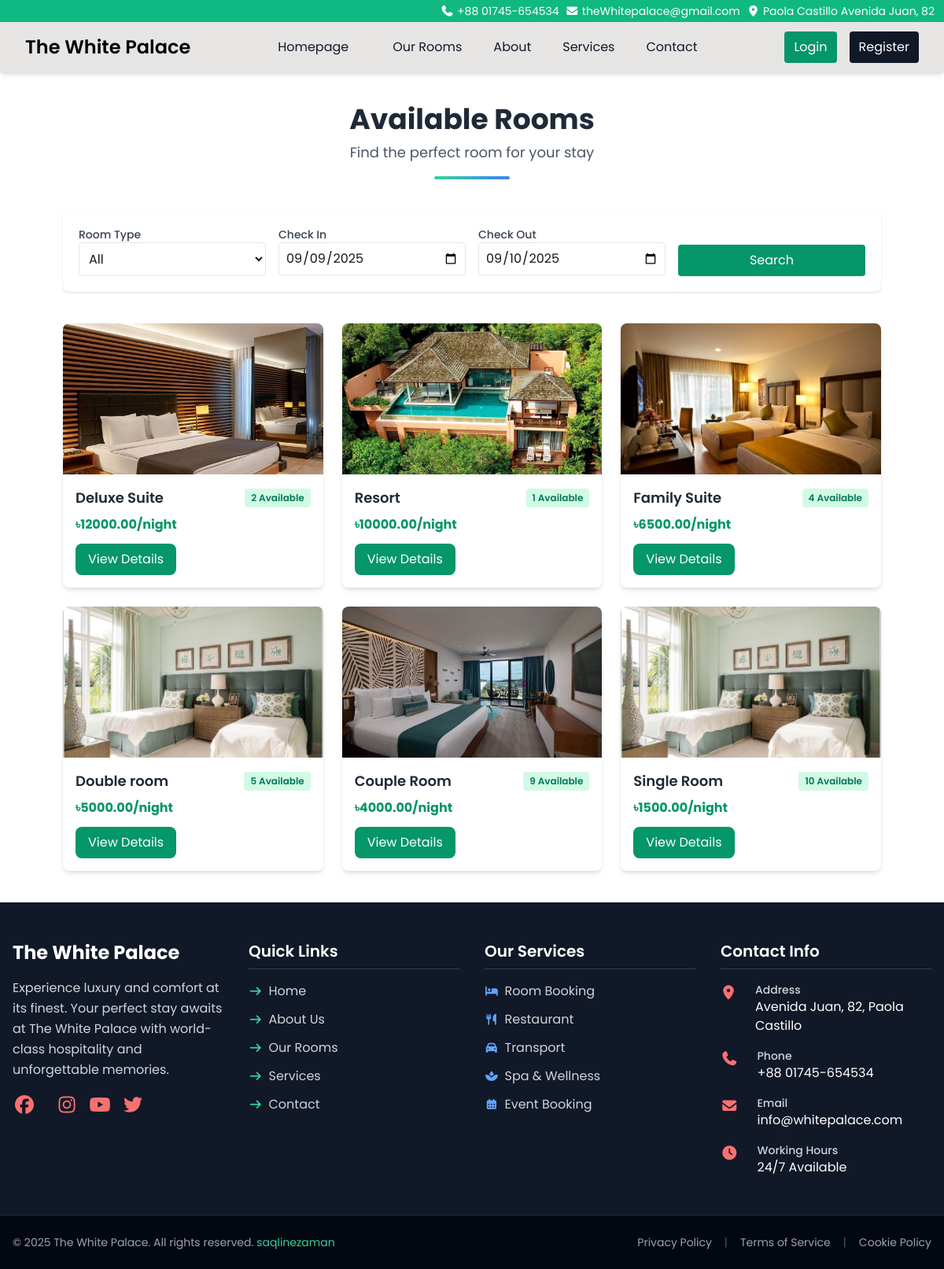
The page /Frontend/pages/rooms.php on the database its author committed.
### tables this page shows
CREATE TABLE `rooms` (
  `id` int(11) NOT NULL,
  `category_id` int(11) DEFAULT NULL,
  `name` varchar(100) DEFAULT NULL,
  `price` decimal(10,2) DEFAULT NULL,
  `capacity` varchar(50) DEFAULT NULL,
  `description` text DEFAULT NULL,
  `amenities` text DEFAULT NULL,
  `image_url` varchar(255) NOT NULL,
  `gallery_images` text DEFAULT NULL,
  `total_rooms` int(11) DEFAULT 1
);

### Frontend/pages/rooms.php (the view, shortened to what this page needs)
<?php
include '../includes/header.php';
$database = new Database();
$db_connection = $database->db_connection();
$checkIn = $_GET['check_in'] ?? date('Y-m-d');
$checkOut = $_GET['check_out'] ?? date('Y-m-d', strtotime($checkIn . ' +1 day'));
$errorMsg = '';
$query = "
    SELECT r.*, c.room_type as category_name,
    (
        r.total_rooms - (
            SELECT COUNT(*) FROM bookings b
            WHERE b.room_id = r.id
              AND b.status IN ('pending','approved')
              AND NOT (b.check_out <= ? OR b.check_in >= ?)
        )
    ) AS available_rooms
    FROM rooms r
    JOIN categories c ON r.category_id = c.id
    WHERE 1
";
$params = [$checkIn, $checkOut];
$query .= " ORDER BY r.id DESC";
$stmt = $db_connection->prepare($query);
$stmt->execute($params);
$rooms = $stmt->fetchAll(PDO::FETCH_ASSOC);
?>
<div class="text-center my-10">
    <h1 class="text-4xl font-bold text-gray-800 mb-2">Available Rooms</h1>
    <p class="text-lg text-gray-600">Find the perfect room for your stay</p>
    <div class="w-24 h-1 bg-gradient-to-r from-green-400 to-blue-500 mx-auto mt-4 rounded"></div>
</div>
<div class="mx-5 md:mx-20 mb-10 bg-white shadow p-5 rounded-lg">
    <form method="GET" class="grid grid-cols-1 md:grid-cols-4 gap-4" id="searchForm">
        <div>
            <label class="block text-sm font-medium text-gray-700">Room Type</label>
            <select name="room" class="w-full border rounded p-2">
                <option value="">All</option>
            </select>
        </div>
        <div>
            <label class="block text-sm font-medium text-gray-700">Check In</label>
            <input type="date" name="check_in" value="<?= htmlspecialchars($checkIn); ?>" class="w-full border rounded p-2">
        </div>
        <div>
            <label class="block text-sm font-medium text-gray-700">Check Out</label>
            <input type="date" name="check_out" value="<?= htmlspecialchars($checkOut); ?>" class="w-full border rounded p-2">
        </div>
        <div class="flex items-end">
            <button type="submit" class="w-full bg-green-600 text-white py-2 px-4 rounded hover:bg-green-700">
                Search
            </button>
        </div>
    </form>
</div>
<div class="grid grid-cols-1 md:grid-cols-2 lg:grid-cols-3 gap-6 mx-5 md:mx-20 mb-10">
    <?php if(count($rooms) > 0): ?>
        <?php foreach($rooms as $room): ?>
            <div class="bg-white rounded-lg shadow-md overflow-hidden">
                <img src="../../<?= $room['image_url']; ?>"
                     alt="<?= htmlspecialchars($room['name']); ?>"
                     class="w-full h-48 object-cover">
                <div class="p-4">
                    <h3 class="text-lg font-semibold text-gray-800 flex items-center justify-between">
                        <?= htmlspecialchars($room['name']); ?>
                        <?php if (!empty($checkIn) && !empty($checkOut) && !$errorMsg): ?>
                            <?php if ($room['available_rooms'] > 0): ?>
                                <span class="bg-green-100 text-green-700 text-xs px-2 py-1 rounded">
                                    <?= $room['available_rooms']; ?> Available
                                </span>
                            <?php else: ?>
                                <span class="bg-red-100 text-red-700 text-xs px-2 py-1 rounded">
                                    No room available
                                </span>
                            <?php endif; ?>
                        <?php else: ?>
                            <span class="bg-blue-100 text-blue-700 text-xs px-2 py-1 rounded">
                                <?= $room['available_rooms']; ?> Total
                            </span>
                        <?php endif; ?>
                    </h3>
                    <p class="text-green-600 font-bold mt-2">৳<?= $room['price']; ?>/night</p>
                    <a href="view_room.php?id=<?= $room['id'] ?>&check_in=<?= $checkIn; ?>&check_out=<?= $checkOut; ?>"
                       class="mt-3 inline-block bg-green-600 text-white px-4 py-2 rounded-lg hover:bg-green-700 transition">
                        View Details
                    </a>
                </div>
            </div>
        <?php endforeach; ?>
    <?php else: ?>
        <p class="text-center col-span-3 text-gray-600">No rooms found for your search.</p>
    <?php endif; ?>
</div>
<?php include '../includes/footer.php'; ?>

### Frontend/includes/header.php (shortened to what this page needs)
<!DOCTYPE html>
<html lang="en">
<head>
    <link href="https://cdn.jsdelivr.net/npm/tailwindcss@2.2.19/dist/tailwind.min.css" rel="stylesheet">
    <link href="https://cdnjs.cloudflare.com/ajax/libs/font-awesome/6.0.0/css/all.min.css" rel="stylesheet">
</head>
<body class="bg-white">
    <header class="shadow-md">
        <div
            class="bg-green-500 text-white py-1 px-3 text-sm flex flex-col md:flex-row md:justify-end md:items-center gap-2">
            <p><i class="fa-solid fa-phone"></i> +88 01745-654534</p>
            <p><i class="fa-solid fa-envelope"></i> theWhitepalace@gmail.com</p>
            <p><i class="fa-solid fa-location-dot"></i> Paola Castillo Avenida Juan, 82</p>
        </div>
        <nav class="bg-stone-200">
            <div class="max-w-7xl mx-auto px-4 sm:px-6 lg:px-8">
                <div class="flex justify-between items-center h-16">
                    <a class="text-2xl font-semibold text-black">The White Palace</a>
                    <div class="hidden md:flex space-x-4">
                        <a href="../index.php"
                            class="px-3 py-2 text-gray-900 hover:bg-green-600 hover:text-white rounded transition">Homepage</a>
                        <a href="pages/rooms.php"
                            class="px-3 py-2 text-gray-900 hover:bg-green-600 hover:text-white rounded transition">Our
                            Rooms</a>
                        <a href="#"
                            class="px-3 py-2 text-gray-900 hover:bg-green-600 hover:text-white rounded transition">About</a>
                        <a href="#"
                            class="px-3 py-2 text-gray-900 hover:bg-green-600 hover:text-white rounded transition">Services</a>
                        <a href="#"
                            class="px-3 py-2 text-gray-900 hover:bg-green-600 hover:text-white rounded transition">Contact</a>
                    </div>
                    <div class="flex space-x-4 justify-center items-center md:flex">
                        <button class="px-3 py-2  bg-green-600 text-white rounded transition">Login</button>
                        <button class="px-3 py-2  bg-gray-900 text-white rounded transition">Register</button>
                    </div>
                </div>
            </div>
        </nav>
    </header>
</body>
</html>

### Frontend/includes/footer.php (shortened to what this page needs)
<footer class="bg-gray-900 text-white">
    <div class="max-w-7xl mx-auto px-4 py-12">
        <div class="grid grid-cols-1 md:grid-cols-2 lg:grid-cols-4 gap-8">
            <div class="space-y-4">
                <h2 class="text-2xl font-bold text-white mb-4">The White Palace</h2>
                <p class="text-gray-300 leading-relaxed">
                    Experience luxury and comfort at its finest. Your perfect stay awaits at The White Palace with world-class hospitality and unforgettable memories.
                </p>
                <div class="flex space-x-3">
                    <a href="#" class="text-2xl text-red-400 hover:text-red-300 transition-colors duration-300">
                        <i class="fa-brands fa-facebook"></i>
                    </a>
                    <a href="#" class="text-2xl text-red-400 hover:text-red-300 transition-colors duration-300">
                        <i class="fa-brands fa-instagram"></i>
                    </a>
                    <a href="#" class="text-2xl text-red-400 hover:text-red-300 transition-colors duration-300">
                        <i class="fa-brands fa-youtube"></i>
                    </a>
                    <a href="#" class="text-2xl text-red-400 hover:text-red-300 transition-colors duration-300">
                        <i class="fa-brands fa-twitter"></i>
                    </a>
                </div>
            </div>
            <div class="space-y-4">
                <h3 class="text-xl font-semibold text-white mb-4 border-b border-gray-700 pb-2">Quick Links</h3>
                <ul class="space-y-3">
                    <li>
                        <a href="#" class="text-gray-300 hover:text-white hover:pl-2 transition-all duration-300 flex items-center">
                            <i class="fa-solid fa-arrow-right text-sm mr-2 text-green-400"></i>
                            Home
                        </a>
                    </li>
                    <li>
                        <a href="#" class="text-gray-300 hover:text-white hover:pl-2 transition-all duration-300 flex items-center">
                            <i class="fa-solid fa-arrow-right text-sm mr-2 text-green-400"></i>
                            About Us
                        </a>
                    </li>
                    <li>
                        <a href="#" class="text-gray-300 hover:text-white hover:pl-2 transition-all duration-300 flex items-center">
                            <i class="fa-solid fa-arrow-right text-sm mr-2 text-green-400"></i>
                            Our Rooms
                        </a>
                    </li>
                    <li>
                        <a href="#" class="text-gray-300 hover:text-white hover:pl-2 transition-all duration-300 flex items-center">
                            <i class="fa-solid fa-arrow-right text-sm mr-2 text-green-400"></i>
                            Services
                        </a>
                    </li>
                    <li>
                        <a href="#" class="text-gray-300 hover:text-white hover:pl-2 transition-all duration-300 flex items-center">
                            <i class="fa-solid fa-arrow-right text-sm mr-2 text-green-400"></i>
                            Contact
                        </a>
                    </li>
                </ul>
            </div>
            <div class="space-y-4">
                <h3 class="text-xl font-semibold text-white mb-4 border-b border-gray-700 pb-2">Our Services</h3>
                <ul class="space-y-3">
                    <li>
                        <a href="#" class="text-gray-300 hover:text-white hover:pl-2 transition-all duration-300 flex items-center">
                            <i class="fa-solid fa-bed text-sm mr-2 text-blue-400"></i>
                            Room Booking
                        </a>
                    </li>
                    <li>
                        <a href="#" class="text-gray-300 hover:text-white hover:pl-2 transition-all duration-300 flex items-center">
                            <i class="fa-solid fa-utensils text-sm mr-2 text-blue-400"></i>
                            Restaurant
                        </a>
                    </li>
                    <li>
                        <a href="#" class="text-gray-300 hover:text-white hover:pl-2 transition-all duration-300 flex items-center">
                            <i class="fa-solid fa-car text-sm mr-2 text-blue-400"></i>
                            Transport
                        </a>
                    </li>
                    <li>
                        <a href="#" class="text-gray-300 hover:text-white hover:pl-2 transition-all duration-300 flex items-center">
                            <i class="fa-solid fa-spa text-sm mr-2 text-blue-400"></i>
                            Spa & Wellness
                        </a>
                    </li>
                    <li>
                        <a href="#" class="text-gray-300 hover:text-white hover:pl-2 transition-all duration-300 flex items-center">
                            <i class="fa-solid fa-calendar-days text-sm mr-2 text-blue-400"></i>
                            Event Booking
                        </a>
                    </li>
                </ul>
            </div>
            <div class="space-y-4">
                <h3 class="text-xl font-semibold text-white mb-4 border-b border-gray-700 pb-2">Contact Info</h3>
                <div class="space-y-4">
                    <div class="flex items-start space-x-3">
                        <i class="fa-solid fa-location-dot text-red-400 text-lg mt-1"></i>
                        <div>
                            <p class="text-gray-300 text-sm font-medium">Address</p>
                            <p class="text-white">Avenida Juan, 82, Paola Castillo</p>
                        </div>
                    </div>
                    <div class="flex items-start space-x-3">
                        <i class="fa-solid fa-phone text-red-400 text-lg mt-1"></i>
                        <div>
                            <p class="text-gray-300 text-sm font-medium">Phone</p>
                            <p class="text-white">+88 01745-654534</p>
                        </div>
                    </div>
                    <div class="flex items-start space-x-3">
                        <i class="fa-solid fa-envelope text-red-400 text-lg mt-1"></i>
                        <div>
                            <p class="text-gray-300 text-sm font-medium">Email</p>
                            <p class="text-white">info@whitepalace.com</p>
                        </div>
                    </div>
                    <div class="flex items-start space-x-3">
                        <i class="fa-solid fa-clock text-red-400 text-lg mt-1"></i>
                        <div>
                            <p class="text-gray-300 text-sm font-medium">Working Hours</p>
                            <p class="text-white">24/7 Available</p>
                        </div>
                    </div>
                </div>
            </div>
        </div>
    </div>
    <div class="border-t border-gray-800 bg-gray-950">
        <div class="max-w-7xl mx-auto px-4 py-6">
            <div class="flex flex-col md:flex-row justify-between items-center space-y-4 md:space-y-0">
                <div class="text-center md:text-left">
                    <p class="text-gray-400 text-sm">
                        © 2025 The White Palace. All rights reserved.
                        <span class="text-green-400">saqlinezaman</span>
                    </p>
                </div>
                <div class="flex flex-wrap justify-center md:justify-end gap-4 text-sm">
                    <a href="#" class="text-gray-400 hover:text-white transition-colors duration-300">Privacy Policy</a>
                    <span class="text-gray-600">|</span>
                    <a href="#" class="text-gray-400 hover:text-white transition-colors duration-300">Terms of Service</a>
                    <span class="text-gray-600">|</span>
                    <a href="#" class="text-gray-400 hover:text-white transition-colors duration-300">Cookie Policy</a>
                </div>
            </div>
        </div>
    </div>
</footer>
 <link href="https://cdn.jsdelivr.net/npm/daisyui@5" rel="stylesheet" type="text/css" />
<script src="https://cdn.jsdelivr.net/npm/@tailwindcss/browser@4"></script>
<link rel="stylesheet" href="https://cdnjs.cloudflare.com/ajax/libs/font-awesome/7.0.0/css/all.min.css" />
</body>
</html>

### Frontend/includes/header.php (style rules this page uses)
body { font-family: 'Poppins', sans-serif; }

### rows shown on the page
rooms: image_url (picture), name "Deluxe Suite", available_rooms "2", price "12000.00"
rooms: image_url (picture), name "Resort", available_rooms "1", price "10000.00"
rooms: image_url (picture), name "Family Suite", available_rooms "4", price "6500.00"
rooms: image_url (picture), name "Double room", available_rooms "5", price "5000.00"
rooms: image_url (picture), name "Couple Room", available_rooms "9", price "4000.00"
rooms: image_url (picture), name "Single Room", available_rooms "10", price "1500.00"
